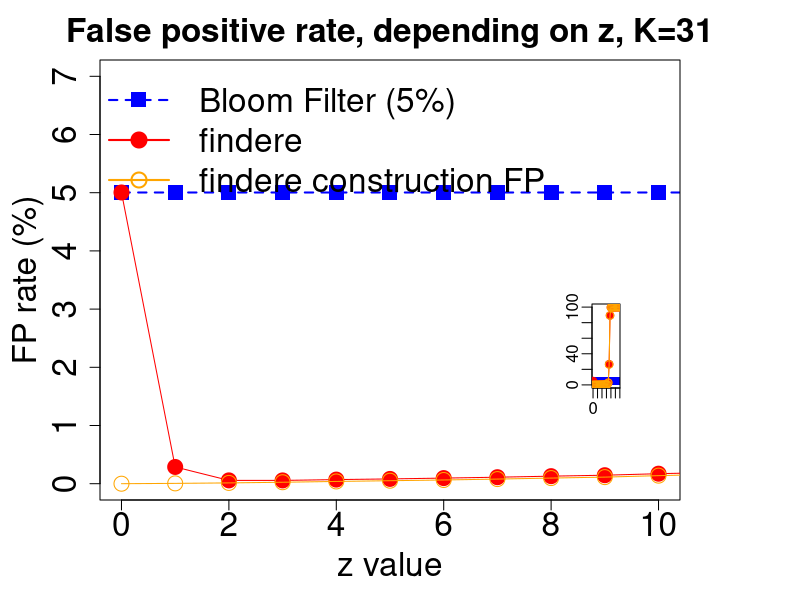

Generate this figure with R:

pdf(file="fpr.pdf",width=11,height=8)
resetPar <- function() {
  dev.new()
  op <- par(no.readonly = TRUE)
  dev.off()
  op
}
resetPar()


dev.new()
dev.off()
par(mar=c(5,5,3,6), cex.axis=2, cex.lab=2, cex.main = 2)
#par(mar=c(5,5,5,1))
data = read.table("data_FP_K31_hmp.txt", head=T)
data$FP_BFk = data$findere_FPR-data$construction_FPR
plot(data$AMQ_FPR*100~data$z,xlab="z value",ylab="FP rate (%)", lwd=2, pch=15, col="blue", 
     bg = "blue", lty=2, type="o",  mgp=c(3,1,0), cex=2, ylim=c(0,7), xlim=c(0,10), main="False positive rate, depending on z, K=31", cex.main = 2, cex.lab = 2, cex.axis = 2)


par(new = TRUE, mgp=c(3,1,0))
plot(data$findere_FPR*100~data$z,type="o",axes=FALSE,xlab="",ylab="",pch=19, col="red", ylim=c(0,7), xlim=c(0,10), cex=2)



par(new = TRUE, mgp=c(3,1,0))
plot(data$construction_FPR*100~data$z,type="o",axes=FALSE,xlab="",ylab="",pch=21, col="orange", ylim=c(0,7), xlim=c(0,10), cex=2)


legend( x="topleft", 
        legend=c("Bloom Filter (5%)","findere", "findere construction FP"), 
        col=c("blue","red", "orange"), lty=c(2,1,1),
        pch=c(15,19, 21), lwd=2,merge=TRUE, bty = "n", cex=c(2,2,2) )





# INCRUSTATION
par(new=TRUE, oma =c(5.6,24.6,12.2,3), cex.axis=1, cex.lab=1)
layout(matrix(1:1,1))



#plot(rnorm(100), runif(100), col="blue", xlab="", ylab="")
plot(data$AMQ_FPR*100~data$z,xlab="",ylab="",lwd=1, pch=15, cex=1, col="blue", type="o", lty=2,mgp=c(2,0.5,0), ylim=c(0,100), xlim=c(0,29))

par(new = TRUE, mgp=c(3,1,0))
plot(data$findere_FPR*100~data$z,type="o",axes=FALSE,xlab="",ylab="",cex=1,pch=19, col="red", ylim=c(0,100), xlim=c(0,29))



par(new = TRUE, mgp=c(3,1,0))
plot(data$construction_FPR*100~data$z,type="o",axes=FALSE,xlab="",ylab="",cex=1,pch=21, col="orange", ylim=c(0,100), xlim=c(0,29))

# par(new = TRUE, mgp=c(3,1,0))
# plot(datime$findere/1000~datime$z,type="b",axes=FALSE,xlab="",ylab="",pch=1, cex=1, col="black", xlim=c(0,29), ylim=c(0,60))
# axis(4, ylim=c(0,60), las=1, cex.lab=2, mgp=c(3,1,0))

dev.off()




